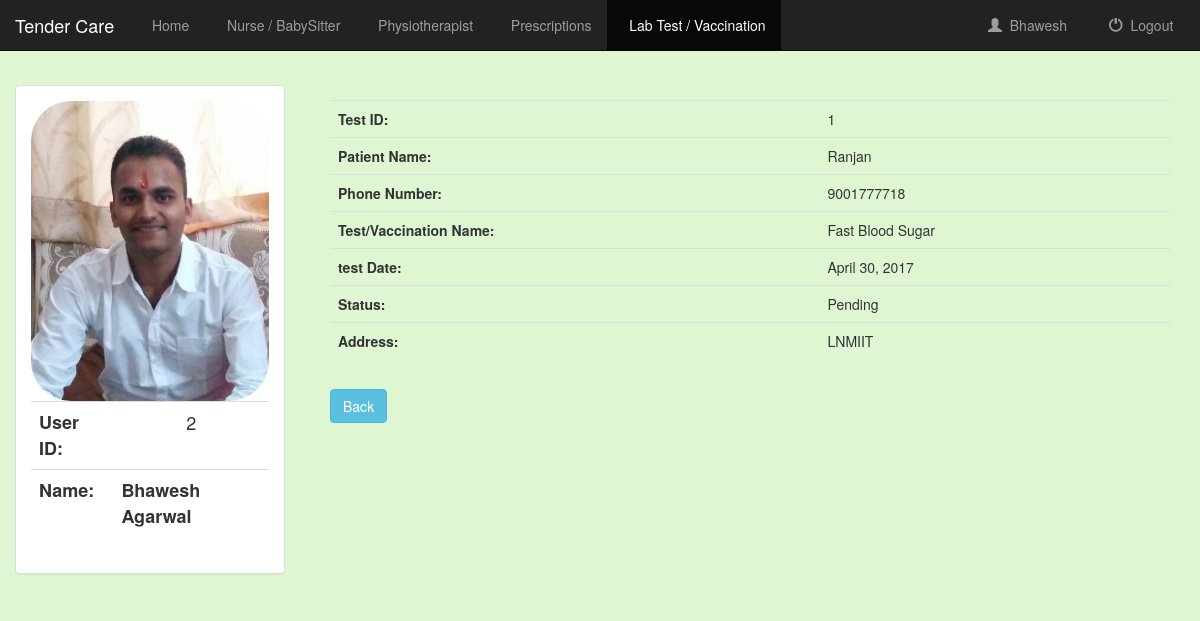
Page /view_lab_test/1 (signed in) on the committed database.
### service/models.py (models this page shows, shortened)
class UserProfile(models.Model):
	user = models.OneToOneField(User)
	gender =models.CharField(max_length=10, choices=gender_choices, default = '')
	profile_photo = models.ImageField()
	contact_number = models.CharField(max_length=10,default= None)
	age = models.PositiveIntegerField()
	address = models.CharField(max_length=1000)

class LabtestData(models.Model):
	user = models.ForeignKey(User, default=1)
	patient_name = models.CharField(max_length=50)
	contact_number = models.CharField(max_length=10,default= None)
	test_type = models.CharField(max_length=30, choices=test_choices, default = '')
	test_date = models.DateField(auto_now=False, auto_now_add=False)
	status = models.CharField(max_length=50, choices=status_choices ,default='Pending')
	address = models.CharField(max_length=1000)

### service/views.py (the view)
# urls.py: url(r'^view_lab_test/(?P<test_id>\d+)$', views.view_lab_test, name = 'view_lab_test'),
def view_lab_test(request,test_id=None):
	if not request.user.is_authenticated():
		return render(request, 'service/login.html')
	else:
		userdata = UserProfile.objects.filter(user = request.user)
		labtest1 = LabtestData.objects.filter(pk=test_id, user=request.user).order_by('-pk')
		return render(request,'service/lab_test_view.html', {'labtest1' : labtest1, 'userdata' : userdata,})

### service/templates/service/lab_test_view.html (shortened to what this page needs)
{% extends 'service/base.html' %}
{% block test_active %}active{% endblock %}
{% block body %}
	{% if labtest1 %}
		{% for test in labtest1 %}
			<div class="col-sm-12 col-md-12" style="margin-top: 20px;">
				<table class="table table-hover" border="0">
					<tr>
						<th> Test ID:</th>
						<td>{{test.pk}}</td>
					</tr>
					<tr>
						<th>Patient Name:</th>
						<td>{{test.patient_name}}</td>
					</tr>
					<tr>
						<th>Phone Number:</th>
						<td>{{test.contact_number}}</td>
					</tr>
					<tr>
						<th>Test/Vaccination Name:</th>
						<td>{{test.test_type}}</td>
					</tr>
					<tr>
						<th>test Date:</th>
						<td>{{test.test_date}}</td>
					</tr>
					<tr>
						<th>Status:</th>
						<td>{{test.status}}</td>
					</tr>
					<tr>
						<th>Address:</th>
						<td>{{test.address}}</td>
					</tr>
				</table>
			</div>
		{% endfor %}
	{% else %}
		<h3> No Data Found</h3><br>
	{% endif %}
	<div class="col-sm-12 col-md-12" style="margin-top: 10px;">
		<a href="{% url 'service:lab_test' %}"><button class="btn btn-info">Back</button></a>
	</div>
{% endblock %}

### service/templates/service/base.html
{% extends 'service/base_navbar.html' %}
{% block basebody %}
<div class="container-fluid userd">
	<div class="row">
		<div class="col-sm-3 userinfod">
			<div class="panel panel-default">
				<div class="panel-body">
					{% if userdata %}
						{% for userdt in userdata %}
							{% if userdt.profile_photo %}
								<img src="{{ userdt.profile_photo.url}}" class="img-responsive userimg">
							{% else %}
								<img src="../media/user.png" class="img-responsive userimg">
							{% endif %}
						{% endfor %}
					{% else %}
						<img src="../media/user.png" class="img-responsive userimg">
					{% endif %}
					<table class="table userbase">
						<tr>
							<th>User ID:</th>
							<td>{{user.pk}}</td>
						</tr>
						<tr>
							<th>Name:</th>
							<th>{{user.get_full_name|title}}</th>
						</tr>
					</table>
				</div>
			</div>
		</div>
		<div class="col-sm-9">
			{% block body %}
			{% endblock %}
		</div>
	</div>
</div>
{% endblock %}

### service/templates/service/base_navbar.html (shortened to what this page needs)
<!Doctype html>
<html lang="en">
	<head>
		{% load staticfiles %}
		<link rel="stylesheet" href="https://maxcdn.bootstrapcdn.com/bootstrap/3.3.7/css/bootstrap.min.css?v=1" />
		<link rel="stylesheet" type="text/css" href="{% static 'service/style.css' %}?v=1" />
		<link href="//cdn.bootcss.com/bootstrap-datetimepicker/4.17.44/css/bootstrap-datetimepicker.min.css" rel="stylesheet">
	</head>
	<body class="body">
		<nav class="navbar navbar-inverse navbar-fixed-top">
			<div class="container-fluid">
		        <div class="navbar-header">
		            <a class="navbar-brand" href="{% url 'service:index' %}">Tender Care</a>
		        </div>
		        <div class="collapse navbar-collapse" id="topNavBar">
		        	<ul class="nav navbar-nav">
		                <li class="{% block home_active %}{% endblock %}"><a href="{% url 'service:home' %}">&nbsp; Home</a></li>
		                <li class="{% block appointments_active %}{% endblock %}"><a href="{% url 'service:appointment' %}">&nbsp; Nurse / BabySitter </a></li>
		                <li class="{% block physio_active %}{% endblock %}"><a href="{% url 'service:physiotherapist' %}">&nbsp; Physiotherapist </a></li>
		                <li class="{% block prescriptions_active %}{% endblock %}"><a href="{% url 'service:prescription' %}">&nbsp; Prescriptions </a></li>
		                <li class="{% block test_active %}{% endblock %}"><a href="{% url 'service:lab_test' %}">&nbsp; Lab Test / Vaccination </a></li>
		            </ul>
					<ul class="nav navbar-nav navbar-right">
					    <li class="{% block user_active %}{% endblock %}">
					        <a href="{% url 'service:user_detail' %}">
					            <span class="glyphicon glyphicon-user" aria-hidden="true"></span>&nbsp; {{ user.get_username|title }} &nbsp;&nbsp;
					        </a>
					    </li>
					    <li>
					        <a href="{% url 'service:logout_user' %}">
					            <span class="glyphicon glyphicon-off" aria-hidden="true"></span>&nbsp; Logout &nbsp;&nbsp;
					        </a>
					    </li>
					</ul>
		        </div>
			</div>
		</nav>
		{% block basebody %}
		{% endblock %}
	</body>
</html>

### service/static/service/style.css (style rules this page uses)
.body { background-color: #def7d2; }
.userd { margin-top: 80px; }
.userinfod { margin-top: 5px; }
.userimg { width: 300px; height: 300px; border-radius: 40px; }
.userbase { font-size: 18px; text-align: center; }

### rows in the picture
UserProfile: profile_photo (picture)
LabtestData: pk "1", patient_name "Ranjan", contact_number "9001777718", test_type "Fast Blood Sugar", test_date "April 30, 2017", status "Pending", address "LNMIIT"

### other values in the picture
{{ user.get_username|title }} "Bhawesh"
{{ user.pk }} "2"
{{ user.get_full_name|title }} "Bhawesh Agarwal"
